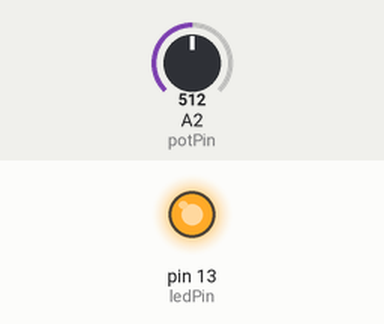
This sketch was run on a simulated Arduino Uno, built with avr-gcc and run on an emulated ATmega328P. Shown: output pins drawn as LEDs (lit = HIGH). Inputs (shaded band) come from the test bench; at power-on: A2 (potPin) = 512.

Above: at 1.2 s.
1.3 s: A2 (potPin) set to 134
2.8 s: A2 (potPin) set to 114
At 3.7 s:
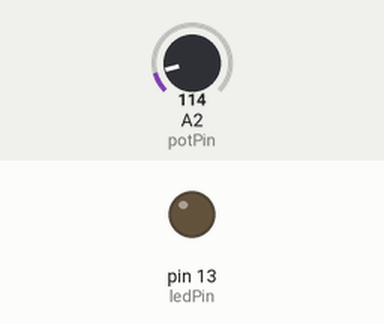
4.3 s: A2 (potPin) set to 306
At 4.8 s:
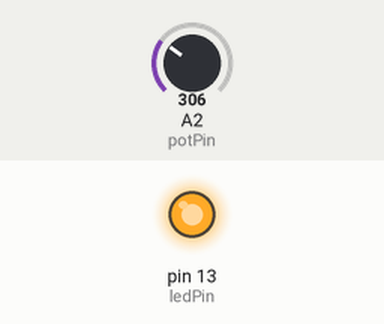
5.8 s: A2 (potPin) set to 122
At 7.2 s:
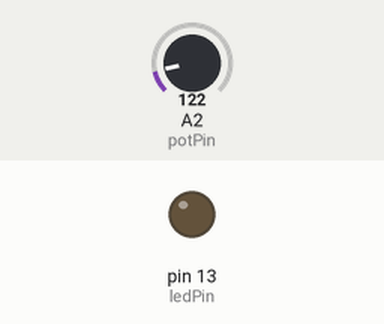
Timing chart, 0 to 8.3 s (numbered marks = the images above; inputs shaded):
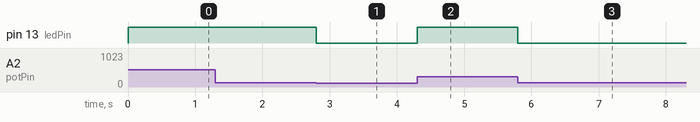

The sketch:

potenciometro_led.ino
```cpp
/* Analog Read to LED
 * ------------------
 *
 * turns on and off a light emitting diode(LED) connected to digital
 * pin 13. The amount of time the LED will be on and off depends on
 * the value obtained by analogRead(). In the easiest case we connect
 * a potentiometer to analog pin 2.
 *
 * Created 1 December 2005
 * copyleft 2005 DojoDave <http://www.0j0.org>
 * http://arduino.berlios.de
 *
 */

int potPin = 2;    // select the input pin for the potentiometer
int ledPin = 13;   // select the pin for the LED
int brightness = 0;       // variable to store the value coming from the sensor

void setup() {
  pinMode(ledPin, OUTPUT);  // declare the ledPin as an OUTPUT
}

void loop() {
  brightness = analogRead(potPin);
  analogWrite(ledPin, brightness);
}
```

Measured:
- the behaviour switches between 128 and 127 on A2 (potPin) (found by bisection; images 0 and 1)
- after the input at 1.3 s, every drawn part: stays the same
- after the input at 2.8 s, pin 13 (ledPin): HIGH → LOW at once
- after the input at 4.3 s, pin 13 (ledPin): LOW → HIGH at once
- after the input at 5.8 s, pin 13 (ledPin): HIGH → LOW at once
